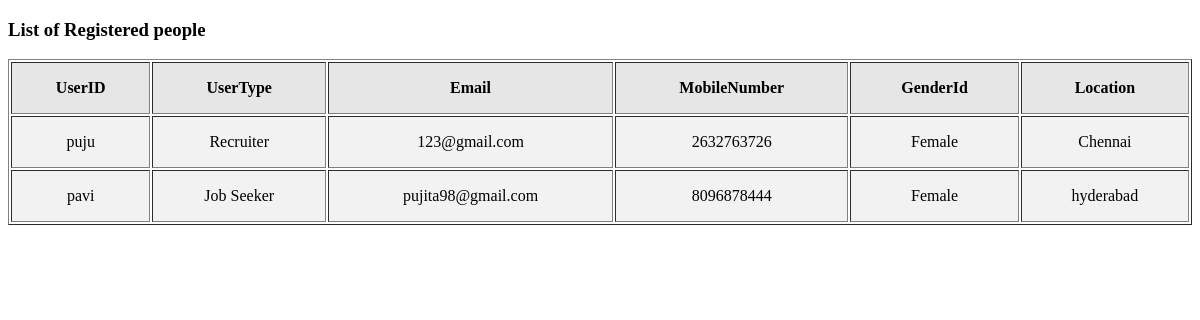
Page /registertable/ on the earlier database version.
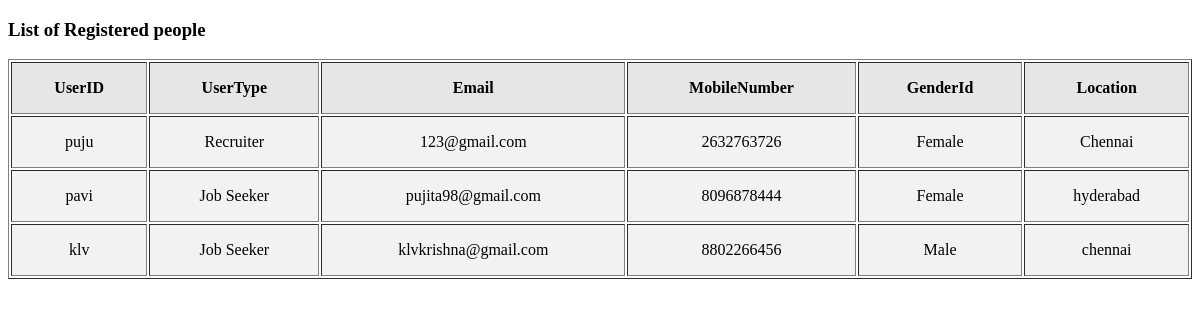
Same page on the later database version.
### jobs/models.py (models this page shows)
class Register(models.Model):
    UserID = models.CharField(primary_key=True, max_length=80)
    UserType = models.ForeignKey(UserType, max_length=80, on_delete=models.CASCADE)
    Email = models.EmailField(unique=True)
    MobileNumber = models.CharField(max_length=10, unique=True)
    GenderId = models.ForeignKey(Gender, on_delete=models.CASCADE)
    Location = models.CharField(max_length=200)

### jobs/views.py (the view)
# urls.py: path('registertable/', views.reg_table),
def reg_table(request):
    form = list(Register.objects.values('UserID', 'UserType_id', 'Email', 'MobileNumber', 'GenderId__Name', 'Location'))
    return render(request, "register table.html", {'form': form})

### templates/jobs/register table.html (shortened to what this page needs)
<!DOCTYPE html>
<html lang="en">
<head>
</head>
<body>
<h3>List of Registered people</h3>
<table border="1">
    <tr>
        <th>UserID</th>
        <th>UserType</th>
        <th>Email</th>
        <th>MobileNumber</th>
        <th>GenderId</th>
        <th>Location</th></tr>
    {% for i in form %}
    <tr>
        <td>{{i.UserID}}</td>
        <td>{{i.UserType_id}}</td>
        <td>{{i.Email}}</td>
        <td>{{i.MobileNumber}}</td>
        <td>{{i.GenderId__Name}}</td>
        <td>{{i.Location}}</td>
    </tr>
        {% endfor %}
</table>
</body>
</html>

### templates/jobs/register table.html (style rules this page uses)
table { width: 100%; }
th { height: 20px; padding: 15px; text-align: center; background-color: #e6e6e6; }
td { height: 20px; padding: 15px; text-align: center; background-color: #f2f2f2; }

Differences in the rows shown:
added Register: UserID "klv", UserType_id "Job Seeker", Email "klvkrishna@gmail.com", MobileNumber "8802266456", GenderId__Name "Male", Location "chennai"
